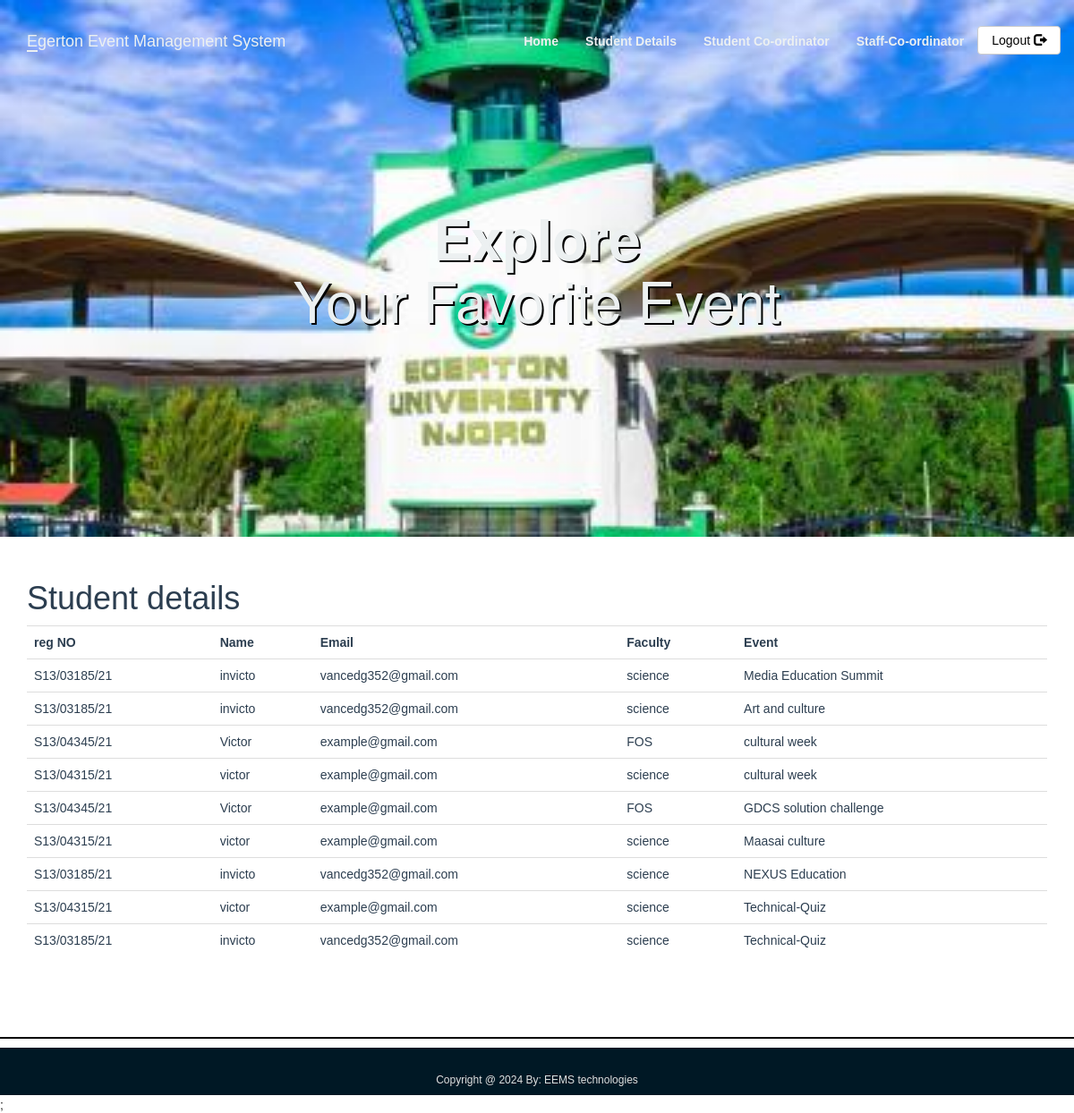
/Stu_details.php, run on an earlier commit of the app's database.
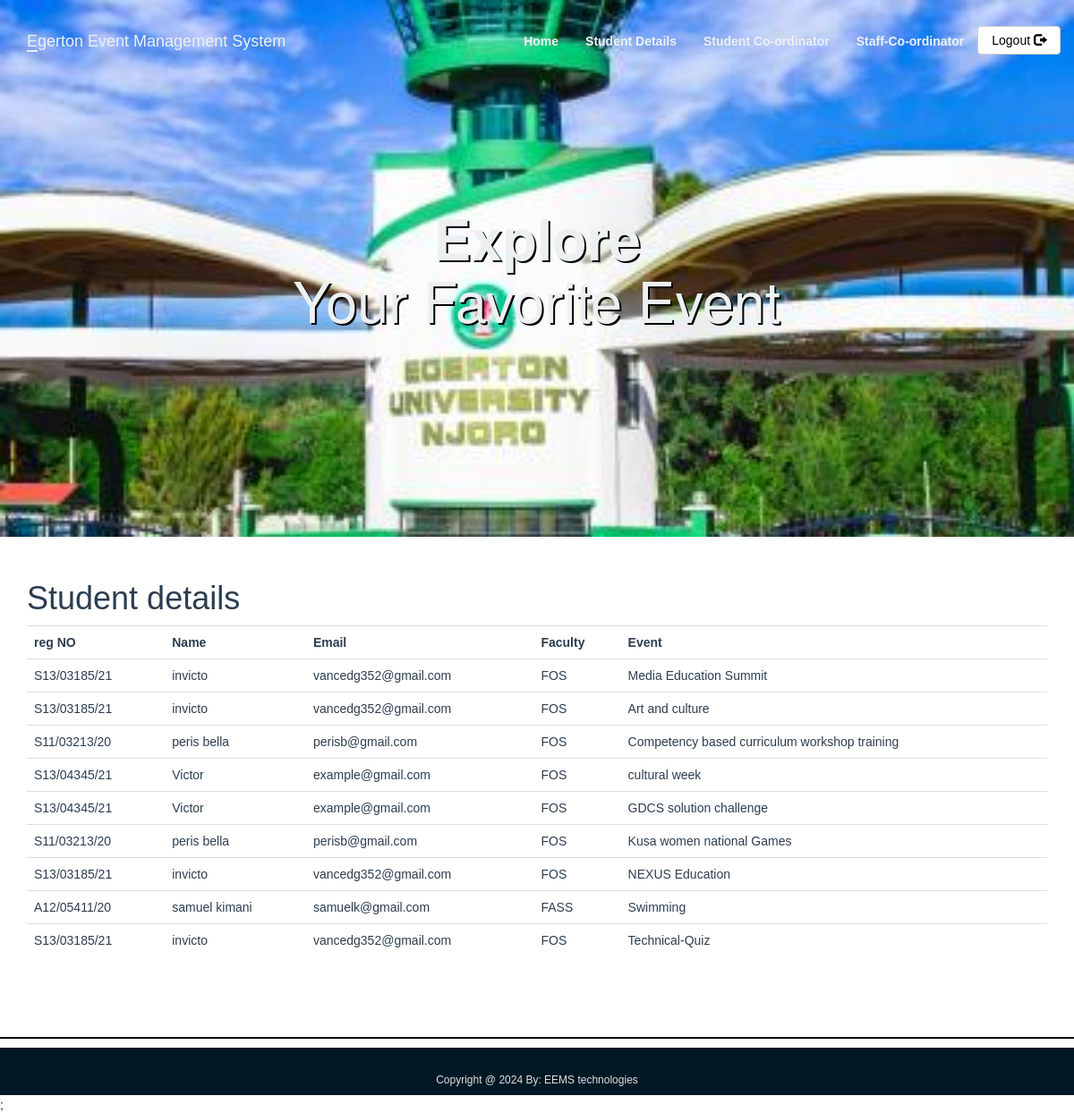
And on a later commit of the database.
### tables this page shows
CREATE TABLE `events` (
  `event_id` int(11) NOT NULL,
  `event_title` varchar(50) NOT NULL,
  `participents` int(100) DEFAULT 0,
  `img_link` text DEFAULT NULL,
  `type_id` int(11) DEFAULT NULL
);

CREATE TABLE `participant` (
  `reg_no` varchar(20) NOT NULL,
  `name` varchar(100) NOT NULL,
  `email` varchar(300) NOT NULL,
  `faculty` varchar(20) NOT NULL,
  `password` varchar(50) NOT NULL
);

### Stu_details.php (the view, shortened to what this page needs)
<?php
include_once 'classes/db1.php';
$result = mysqli_query($conn,"SELECT * FROM events,registered r ,participant p WHERE events.event_id=r.event_id and r.reg_no = p.reg_no order by event_title");
?>
<!DOCTYPE html>
<html>
<head>
        <?php require 'utils/styles.php'; ?>
    </head>
<body><?php include 'utils/adminHeader.php'?>
<div class = "content">
<div class = "container">
<h1>Student details</h1>
<?php
if (mysqli_num_rows($result) > 0) {
?>
 <table class="table table-hover" >
  <tr>
  <th>reg NO</th>
    <th>Name</th>
    <th>Email</th>
    <th>Faculty</th>
    <th>Event</th>
  </tr>
<?php
while($row = mysqli_fetch_array($result)) {
?>
<tr>
<td><?php echo $row["reg_no"]; ?></td>
    <td><?php echo $row["name"]; ?></td>
    <td><?php echo $row["email"]; ?></td>
    <td><?php echo $row["faculty"]; ?></td>
    <td><?php echo $row["event_title"]; ?></td>
</tr>
<?php
}
?>
</table>
 <?php
}
else{
    echo "No result found";
}
?>
</div>
</div>
<?php include 'utils/footer.php'?>;
 </body>
</html>

What changed in the data, as far as the page shows it:
no longer on one of the page's lists (row unchanged): events: participant.reg_no "S13/04315/21", participant.name "victor", participant.email "example@gmail.com", participant.faculty "science", event_title "cultural week"
no longer on this page (row unchanged): events: participant.reg_no "S13/04315/21", participant.name "victor", participant.email "example@gmail.com", participant.faculty "science", event_title "Maasai culture"
no longer on one of the page's lists (row unchanged): events: participant.reg_no "S13/03185/21", participant.name "invicto", participant.email "vancedg352@gmail.com", participant.faculty "science", event_title "Technical-Quiz"
changed through a linked row, events "Media Education Summit": participant.faculty "science" → "FOS"
changed through a linked row, events "Art and culture": participant.faculty "science" → "FOS"
now on this page (row unchanged): events: participant.reg_no "S11/03213/20", participant.name "peris bella", participant.email "perisb@gmail.com", participant.faculty "FOS", event_title "Competency based curriculum workshop training"
now on this page (row unchanged): events: participant.reg_no "S11/03213/20", participant.name "peris bella", participant.email "perisb@gmail.com", participant.faculty "FOS", event_title "Kusa women national Games"
changed through a linked row, events "NEXUS Education": participant.faculty "science" → "FOS"
now on this page (row unchanged): events: participant.reg_no "A12/05411/20", participant.name "samuel kimani", participant.email "samuelk@gmail.com", participant.faculty "FASS", event_title "Swimming"
changed through a linked row, events "Technical-Quiz": participant.reg_no "S13/04315/21" → "S13/03185/21"; participant.name "victor" → "invicto"; participant.email "example@gmail.com" → "vancedg352@gmail.com"; participant.faculty "science" → "FOS"
